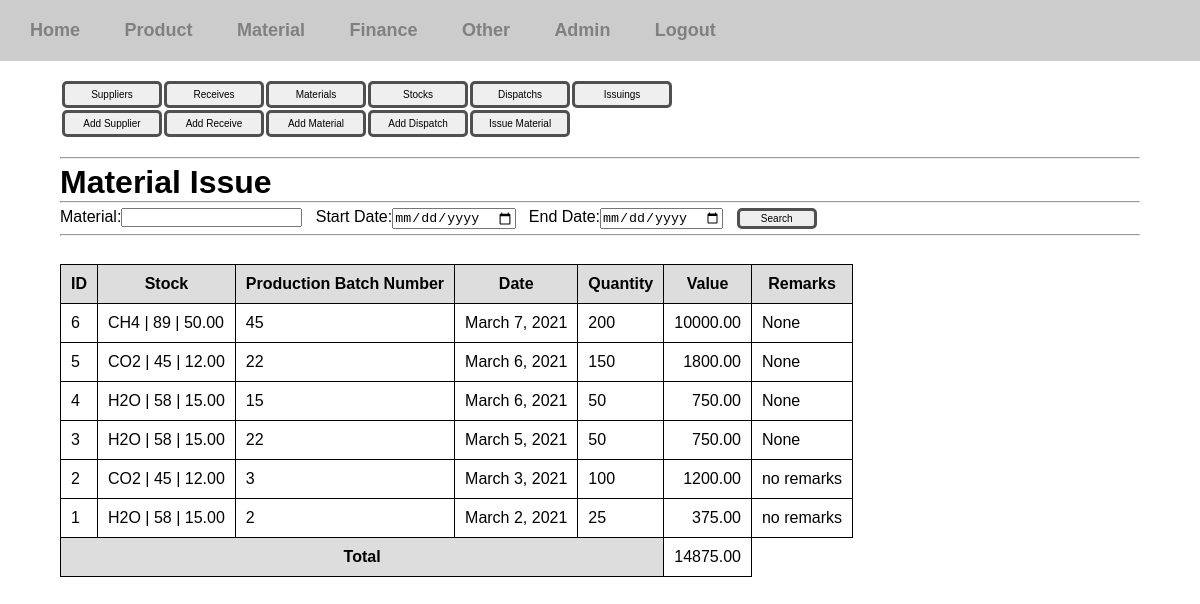
Screenshot of /inventory-manager/material-issuings/ (signed in) with the database file from the repository.
### inventory_manager/models.py (models this page shows, shortened)
class MaterialIssue(models.Model):
	stock = models.ForeignKey(MaterialStock, null=True, on_delete=models.SET_NULL)
	production_batch_number = models.IntegerField()
	qty = models.IntegerField()
	amount = models.DecimalField(max_digits=15, decimal_places=2, null=True)
	date = models.DateField()
	remarks = models.CharField(max_length=500,null=True,blank=True)

class MaterialStock(models.Model):
	material = models.ForeignKey(Material, null=True, on_delete=models.SET_NULL)
	batch_num = models.IntegerField()
	unit_price = models.DecimalField(max_digits=15, decimal_places=2)
	qty = models.IntegerField()
	def __str__(self):
		return f'{self.material.name} | {self.batch_num} | {self.unit_price}'

class Material(models.Model):
	name = models.CharField(max_length=100)

### inventory_manager/views/material.py (the view)
# urls.py: path('material-issuings/', material.issue_material_view, name='issue-material-view'),
@login_required(login_url='/login')
def issue_material_view(request):
	if request.method == 'POST':
		material = request.POST['material_name']
		start_date = request.POST['start_date']
		end_date = request.POST['end_date']
		issuings = get_issuings(material,start_date,end_date)
		total = calc_total(issuings)
		context = {'issuings': issuings, 'total':total}
		return render(request,'inventory_manager/material/issue.html', context)
	else:
		issuings = get_issuings()
		total = calc_total(issuings)
		context = {'issuings': issuings, 'total':total}
		return render(request,'inventory_manager/material/issue.html', context)

### inventory_manager/views/material.py (called while the page is built)
def calc_total(data):
	total = 0
	for element in data:
		total += element.amount
	return total

def get_issuings(material='',start_date='',end_date=''):
	issuings = None
	if material != '' and start_date != '' and end_date != '':
		issuings = MaterialIssue.objects.filter(stock__material__name=material,date__range=[start_date,end_date])
	elif start_date != '' and end_date != '':
		issuings = MaterialIssue.objects.filter(date__range=[start_date,end_date])
	elif start_date != '':
		issuings = MaterialIssue.objects.filter(date=start_date)
	elif material != '':
		issuings = MaterialIssue.objects.filter(stock__material__name=material)
	else:
		issuings = MaterialIssue.objects.all()
	return issuings.order_by('-id')

### templates/inventory_manager/material/issue.html (shortened to what this page needs)
{% extends 'inventory_manager/material.html' %}
{% block contentblock %}
	<h1>Material Issue</h1>
	<hr>
	<div class="search-form">
		<form action="" method="POST">
			<label for="material_name">Material:</label><input type="text" name="material_name"> &nbsp;
			<label for="start-date">Start Date:</label><input type="date" name="start_date"> &nbsp;
			<label for="end-date">End Date:</label><input type="date" name="end_date"> &nbsp;
			<input type="submit" value="Search" class="btn btn-sm">
		</form>
	</div>
	<hr>
	<br>
	{% if issuings %}
		<div class="table-div">
			<table class="view-table">
			<tr>
				<th>ID</th>
				<th>Stock</th>
				<th>Production Batch Number</th>
				<th>Date</th>
				<th>Quantity</th>
				<th>Value</th>
				<th>Remarks</th>
			</tr>
			{% for issue in issuings %}
				<tr>
					<td>{{ issue.id }}</td>
					<td>{{ issue.stock }}</td>
					<td>{{ issue.production_batch_number }}</td>
					<td >{{ issue.date }}</td>
					<td>{{ issue.qty }}</td>
					<td class="amount">{{ issue.amount }}</td>
					<td>{{ issue.remarks }}</td>
				</tr>
			{% endfor %}
			<tr>
				<th colspan="5">Total</th>
				<td class="amount">{{ total }}</td>
			</tr>
		</table>
		</div>
	{% else %}
		<p>There are no issuings. </p>
	{% endif %}
{% endblock %}

### static/css/styles.css (style rules this page uses)
* { margin: 0; padding: 0; box-sizing: border-box; }
body { font-family: sans-serif; }
form select,input,label { display: block; }
.body-content h1 { margin-top: 5px; }
.form-content input,select,label { display: block; margin-top: 10px;margin-bottom: 5px; }
.search-form { padding-top: 5px; padding-bottom: 5px; }
.search-form input,select,label { display: inline; }
.btn { padding: 5px 15px; border: 3px solid #505050; border-radius: 5px; width: 100px; font-size: 10px; }
.btn-sm { padding: 2px; width: 80px; }
.amount { text-align: right; }

### static/css/tables.css (style rules this page uses)
.view-table { margin: 10px 0px; border-collapse: collapse; }
.view-table th { background: #ddd; }
.view-table td,th { padding: 10px; border:1px solid black; }

### rows the page displays
MaterialIssue: id "6", stock "CH4 | 89 | 50.00", production_batch_number "45", date "March 7, 2021", qty "200", amount "10000.00", remarks "None"
MaterialIssue: id "5", stock "CO2 | 45 | 12.00", production_batch_number "22", date "March 6, 2021", qty "150", amount "1800.00", remarks "None"
MaterialIssue: id "4", stock "H2O | 58 | 15.00", production_batch_number "15", date "March 6, 2021", qty "50", amount "750.00", remarks "None"
MaterialIssue: id "3", stock "H2O | 58 | 15.00", production_batch_number "22", date "March 5, 2021", qty "50", amount "750.00", remarks "None"
MaterialIssue: id "2", stock "CO2 | 45 | 12.00", production_batch_number "3", date "March 3, 2021", qty "100", amount "1200.00", remarks "no remarks"
MaterialIssue: id "1", stock "H2O | 58 | 15.00", production_batch_number "2", date "March 2, 2021", qty "25", amount "375.00", remarks "no remarks"

### other values shown
{{ total }} "14875.00"
